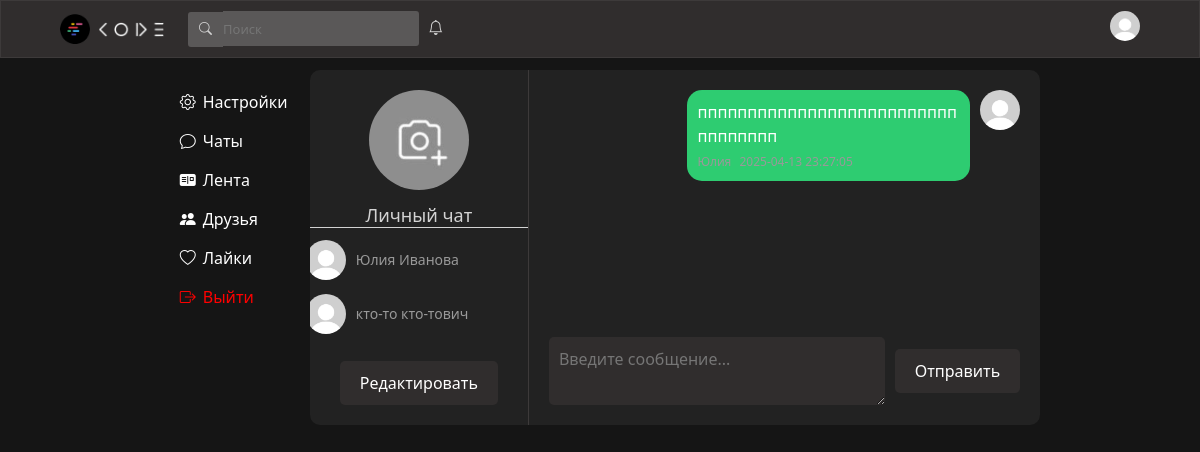
Page /private_chat/2 (signed in) on the committed database.
### data/private_chats.py (models this page shows)
class PrivateChat(SqlAlchemyBase, SerializerMixin):
    __tablename__ = "private_chats"
    id = sqlalchemy.Column(sqlalchemy.Integer, primary_key=True, autoincrement=True)
    members = sqlalchemy.Column(sqlalchemy.String)
    chat_name = sqlalchemy.Column(sqlalchemy.String)
    chat_avatar = sqlalchemy.Column(sqlalchemy.String)
    comments = sqlalchemy.Column(sqlalchemy.String)
    modified_date = sqlalchemy.Column(sqlalchemy.DateTime, default=datetime.datetime.now)
    private_chat_with_friend = sqlalchemy.Column(sqlalchemy.Boolean, default=False)

### data/users.py (models this page shows, shortened)
class User(SqlAlchemyBase, UserMixin, SerializerMixin):
    __tablename__ = "users"
    id = sqlalchemy.Column(sqlalchemy.Integer, primary_key=True, autoincrement=True)
    surname = sqlalchemy.Column(sqlalchemy.String)
    name = sqlalchemy.Column(sqlalchemy.String)
    age = sqlalchemy.Column(sqlalchemy.Integer)
    city = sqlalchemy.Column(sqlalchemy.String)
    email = sqlalchemy.Column(sqlalchemy.String, unique=True)
    hashed_password = sqlalchemy.Column(sqlalchemy.String)
    post_ids = sqlalchemy.Column(sqlalchemy.String)
    comment_ids = sqlalchemy.Column(sqlalchemy.String)
    post_like_ids = sqlalchemy.Column(sqlalchemy.String)
    post_like_guide_category_ids = sqlalchemy.Column(sqlalchemy.String)
    post_like_ideas_category_ids = sqlalchemy.Column(sqlalchemy.String)
    post_like_mems_category_ids = sqlalchemy.Column(sqlalchemy.String)
    post_like_common_category_ids = sqlalchemy.Column(sqlalchemy.String)
    friends_ids = sqlalchemy.Column(sqlalchemy.String)
    friends_requests = sqlalchemy.Column(sqlalchemy.String)
    own_requests = sqlalchemy.Column(sqlalchemy.String)
    chats_ids = sqlalchemy.Column(sqlalchemy.String)
    img_profile = sqlalchemy.Column(sqlalchemy.String)
    img_avatar = sqlalchemy.Column(sqlalchemy.String)
    sex = sqlalchemy.Column(sqlalchemy.String)
    blocked_users = sqlalchemy.Column(sqlalchemy.String)
    private_chat_ids = sqlalchemy.Column(sqlalchemy.String)
    modified_date = sqlalchemy.Column(sqlalchemy.DateTime, default=datetime.datetime.now)
    comments = orm.relationship("Comments", back_populates='user')
    posts = orm.relationship("Posts", back_populates='user')

### data/comments.py (models this page shows)
class Comments(SqlAlchemyBase, SerializerMixin):
    __tablename__ = "comments"
    id = sqlalchemy.Column(sqlalchemy.Integer, primary_key=True, autoincrement=True)
    chat_id = sqlalchemy.Column(
        sqlalchemy.Integer
    )
    text = sqlalchemy.Column(sqlalchemy.String)
    send_date = sqlalchemy.Column(sqlalchemy.DateTime, default=datetime.datetime.now)
    sender = sqlalchemy.Column(
        sqlalchemy.Integer, sqlalchemy.ForeignKey("users.id")
    )
    type = sqlalchemy.Column(sqlalchemy.String)
    user = orm.relationship("User")

### server.py (the view)
@app.route("/private_chat/<id>", methods=["GET", "POST"])
def private_chat(id):
    class Message:
        def __init__(self, text, author, time, is_mine, avatar):
            self.text = text
            self.author = author
            self.time = time
            self.is_mine = is_mine
            self.avatar = avatar
    db_sess = db_session.create_session()
    private_chat = db_sess.query(PrivateChat).filter(PrivateChat.id == id).first()
    if not private_chat:
        return f.abort(404)
    if not current_user.is_authenticated:
        return redirect("/")
    form = SerchUserForm()
    if form.validate_on_submit():
        return redirect(f"/id/{form.serch_user_id.data}")
    members = private_chat.members.split(",")
    if str(current_user.id) not in members:
        return f.abort(404)
    users = []
    for i in members:
        users.append(db_sess.query(User).filter(User.id == int(i)).first())
    print(users)
    messages = []
    if private_chat.comments:
        message_id = private_chat.comments.split(",")
        for i in message_id:
            message = db_sess.query(Comments).filter(Comments.id == int(i)).first()
            user = db_sess.query(User).filter(User.id == message.sender).first()
            messages.append(Message(message.text, user.name, str(message.send_date).split(".")[0], message.sender == current_user.id, user.img_avatar))
    chat_avatar = rf"..\static\img\chat.png"
    if private_chat.chat_avatar:
        chat_avatar = private_chat.chat_avatar
    friend_requests = current_user.friends_requests
    friends_from_request = []
    if friend_requests:
        for i in friend_requests.split(","):
            friends_from_request.append(db_sess.query(User).filter(User.id == int(i)).first())
    html = f.render_template("private_chat.html",
                             chat_id = int(id),
                            chat_avatar=chat_avatar,
                            chat_name=private_chat.chat_name,
                            chat_participants = users,
                            messages = messages,
                            form = form,
                            ClientId = f'/id/{current_user.id}',
                            friends_from_request = friends_from_request,
                            seeFilter = False)
    return html

### forms/serch_user.py
class SerchUserForm(FlaskForm):
    serch_user_id = StringField()

### data/db_session.py (called while the page is built)
def create_session() -> Session:
    global __factory
    return __factory()

### server.py (called while the page is built)
@login_manager.user_loader
def load_user(user_id):
    db_sess = db_session.create_session()
    return db_sess.query(User).get(user_id)

### templates/private_chat.html (shortened to what this page needs)
{% extends "base.html" %}
{% block content %}
<div class="chat-container">
    <div class="chat-info-panel">
        <div class="chat-avatar-box">
            <img class="chat-avatar" src="{{chat_avatar}}" alt="Аватар чата">
        </div>
        <div class="chat-details">
            <h3 class="chat-name">{{chat_name}}</h3>
            <div style="overflow: auto; max-height: 500px; min-width: 240px; scrollbar-width: thin;" class="chat-participants">
                {% for participant in chat_participants %}
                    <div class="participant">
                        <div class="message-avatar-box">
                            <img style="min-width: 40px;" class="message-avatar" {% if participant.img_avatar %} src="{{participant.img_avatar}}" {% else %} src="../static/img/avatar.jpg" {% endif %} alt="Аватар">
                        </div>
                        {{participant.name}} {{participant.surname}}
                    </div>
                {% endfor %}
            </div>
        </div>
        <a style="color: white; text-decoration: none;" href="/edit_private_chat/{{chat_id}}" class="edit-chat-info">Редактировать</a>
    </div>
    <div class="messages-container">
        <div class="messages-list">
            {% for message in messages %}
                <div class="message {% if message.is_mine %}mine{% endif %}">
                    <div class="message-avatar-box">
                        <img class="message-avatar" {% if message.avatar %} src="{{message.avatar}}" {% else %} src="../static/img/avatar.jpg" {% endif %} alt="Аватар">
                    </div>
                    <div style="overflow-wrap: break-word;" class="message-content">
                        <p class="message-text">{{message.text}}</p>
                        <div class="message-meta">
                            <span class="message-author">{{message.author}}</span>
                            <span class="message-time">{{message.time}}</span>
                        </div>
                    </div>
                </div>
            {% endfor %}
        </div>
        <div class="message-input">
            <textarea class="message-textarea" placeholder="Введите сообщение..."></textarea>
            <button class="send-message">Отправить</button>
        </div>
    </div>
</div>
{% endblock %}

### static/css/style.css (style rules this page uses)
body { background-color: #151515; }
.serch { box-sizing: border-box; border: none; background-color: #5a5858; color: lightgray; outline: 0; border-radius: 0px 3px 3px 0px; height: 35px; font-size: 13px; }
.selected-friends h3, .chat-details h3 { color: lightgray; }
.chat-name { margin-top: 10px; outline: none; border: none; color: lightgray; border-bottom: lightgray 1px solid; border-radius: 2px; background-color: transparent; }
.chat-container { display: flex; width: 100%; min-width: 943.3; max-width: 950px; margin: 0 auto; background-color: #222; color: white; border-radius: 10px; overflow: hidden; }
.chat-info-panel { width: 30%; padding: 20px; border-right: 1px solid #3d3a3a; display: flex; flex-direction: column; align-items: center; justify-content: flex-start; overflow: auto; }
.chat-avatar-box { width: 100px; height: 100px; border-radius: 50%; overflow: hidden; margin-bottom: 15px; }
.chat-avatar { width: 100%; height: 100%; object-fit: cover; }
.chat-details { text-align: center; margin-bottom: 20px; }
.chat-name { font-size: 18px; margin: 0; }
.chat-participants { font-size: 14px; color: #999; margin: 5px 0 0; }
.participant { display: flex; min-width: 200px; flex-direction: row; align-items: center; margin-right: 5px; color: #999; font-size: 14px; padding: 7px; }
.edit-chat-info { background-color: #302d2d; color: white; border: none; padding: 10px 20px; border-radius: 5px; cursor: pointer; margin-top: auto; }
.messages-container { width: 70%; padding: 20px; display: flex; flex-direction: column; justify-content: space-between; position: relative; }
.messages-list { flex: 1; overflow-y: auto; max-height: 600px; margin-bottom: 20px; }
.message { display: flex; margin-bottom: 15px; }
.message.mine { flex-direction: row-reverse; }
.message-avatar-box { width: 40px; height: 40px; border-radius: 50%; overflow: hidden; margin-right: 10px; }
.message.mine .message-avatar-box { margin-left: 10px; margin-right: 0; }
.message-avatar { width: 100%; height: 100%; object-fit: cover; }
.message-content { background-color: #302d2d; padding: 10px; border-radius: 15px; overflow: hidden; max-width: 60%; position: relative; }
.message.mine .message-content { background-color: #2ecc71; }
.message-text { color: white; font-size: 16px; margin: 0; }
.message-meta { font-size: 12px; color: #999; margin-top: 5px; }
.message-author { margin-right: 5px; }
.message-input { display: flex; align-items: center; }
.message-textarea { flex: 1; border: none; background-color: #302d2d; color: white; padding: 10px; border-radius: 5px; font-size: 16px; outline: none; }
.send-message { background-color: #302d2d; color: white; border: none; padding: 10px 20px; border-radius: 5px; cursor: pointer; margin-left: 10px; }
.messages-list { scrollbar-width: thin; scrollbar-color: #555 #222; }

### rows in the picture
PrivateChat: chat_name "Личный чат"
User: name "Юлия", surname "Иванова"
User: name "кто-то", surname "кто-тович"
Comments: text "пппппппппппппппппппппппппппппппппп"
